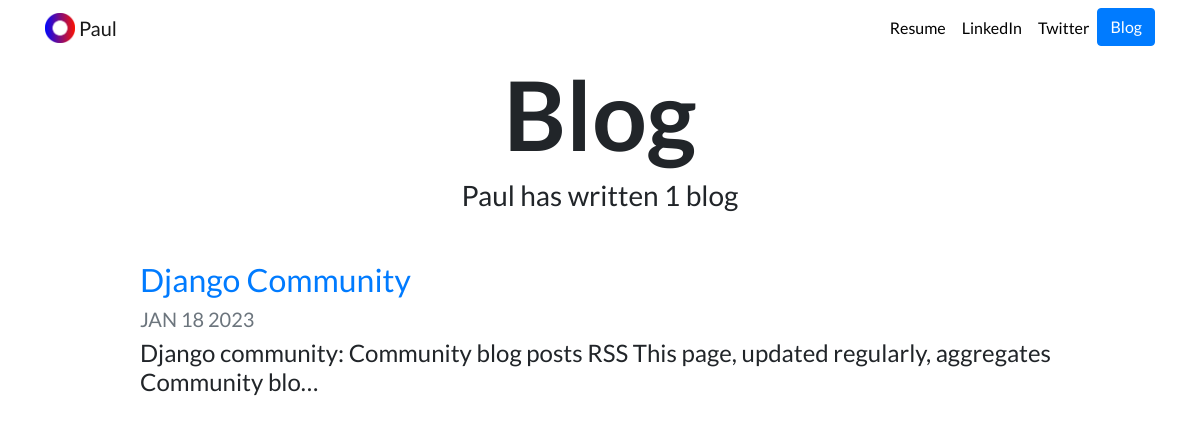
Screenshot of /blog/ with the database file from the repository.
### blog/models.py (models this page shows, shortened)
class Blog(models.Model):
    title = models.CharField(max_length=200)
    description = models.TextField()
    date = models.DateField()

### blog/views.py (the view)
# urls.py: path('', views.all_blogs, name='all_blogs'),
def all_blogs(request):
    blogs = Blog.objects.order_by('date')
    return render(request,'blog/all_blogs.html', {'blogs': blogs})

### blog/templates/blog/all_blogs.html
{% extends "portfolio/base.html" %}
{% load static %}
{% block content %}
<h1 id="blogtitle" class="font-weight-bold text-center">Blog</h1>
<h3 class="text-center mb-5">Paul has written {{ blogs.count }} blog{{ blogs.count|pluralize }}</h3>
{% for blog in blogs %}
<div class="row justify-content-center my-3">
  <div class="col-md-10">
    <a href="{% url 'blog:detail' blog.id %}">
      <h2>{{ blog.title }}</h2>
    </a>
    <h5 class="text-muted">{{ blog.date|date:'M d Y'|upper }}</h5>
    <h4>{{ blog.description|striptags|truncatechars:100 }}</h4>
  </div>
</div>
{% endfor %}
{% endblock %}

### portfolio/templates/portfolio/base.html (shortened to what this page needs)
{% load static %}
<!doctype html>
<html lang="en">
<head>
  <link rel="stylesheet" href="https://stackpath.bootstrapcdn.com/bootstrap/4.4.1/css/bootstrap.min.css">
  <link rel="stylesheet" href="{% static "portfolio/custom.css" %}">
</head>
<body>
  <nav id="topNav" class="navbar navbar-expand-md navbar-light">
    <div class="container">
      <a class="navbar-brand" href="{% url 'home' %}">
        <img src="{% static "portfolio/Logo.png" %}" width="30" height="30" class="d-inline-block align-top" alt="Nick's Logo">
        <span>Paul</span>
      </a>
      <div class="collapse navbar-collapse text-center" id="navbarNav">
        <ul class="navbar-nav ml-auto">
          <li class="nav-item">
            <a class="nav-link" href="{% static "portfolio/resume.pdf" %}">Resume</a>
          </li>
          <li class="nav-item">
            <a class="nav-link" href="https://www.linkedin.com/in/nick-walter/" target="_blank">LinkedIn</a>
          </li>
          <li class="nav-item">
            <a class="nav-link" href="https://twitter.com/ZappyCode" target="_blank">Twitter</a>
          </li>
          <li>
            <a role="button" href="{% url 'blog:all_blogs' %}" class="btn btn-primary">Blog</a>
          </li>
        </ul>
      </div>
    </div>
  </nav>
  <div class="container">
    {% block content %}{% endblock %}
  </div>
</body>
</html>

### portfolio/static/portfolio/custom.css (style rules this page uses)
.navbar-nav .nav-link { color: rgba(0,0,0,1) !important; }
body { font-family: 'Lato', sans-serif; }
#blogtitle { font-size: 6rem; }

### rows the page displays
Blog: title "Django Community", date "JAN 18 2023", description "Django community: Community blog posts RSS This page, updated regularly, aggregates Community blo…"

### other values shown
{{ blogs.count }} "1"
